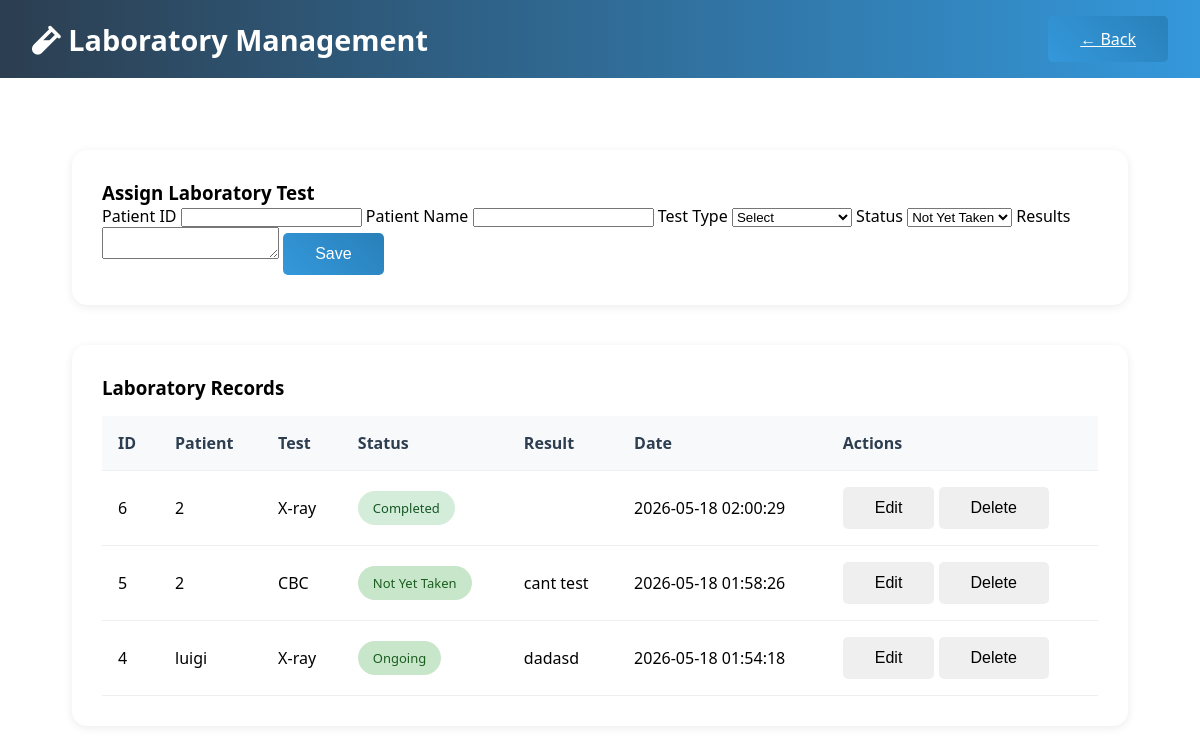
Page /laboratory.php on the earlier database version.
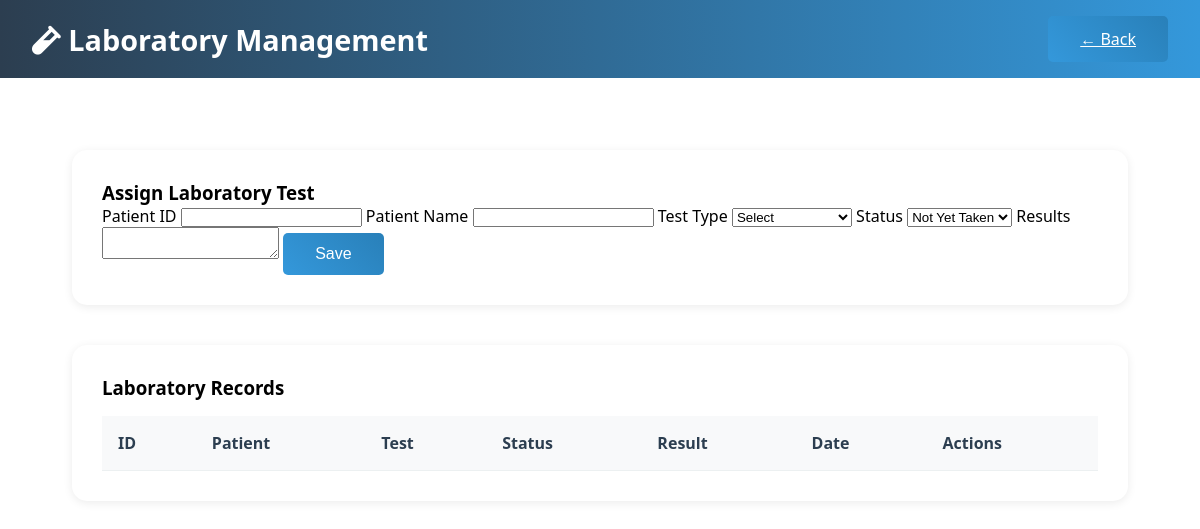
Same page on the later database version.
### tables this page shows
CREATE TABLE `laboratory` (
  `lab_id` int(11) NOT NULL,
  `patient_id` int(11) DEFAULT NULL,
  `laboratory_type` varchar(50) DEFAULT NULL,
  `result` text DEFAULT NULL,
  `status` enum('Not Yet Taken','Ongoing','Completed') DEFAULT 'Not Yet Taken'
);

CREATE TABLE `patients` (
  `patient_id` int(11) NOT NULL,
  `fullname` varchar(100) NOT NULL,
  `age` int(11) DEFAULT NULL,
  `gender` varchar(10) DEFAULT NULL,
  `address` text DEFAULT NULL,
  `contact_number` varchar(20) DEFAULT NULL,
  `date_registered` timestamp NOT NULL DEFAULT current_timestamp()
);

### laboratory.php (the view, shortened to what this page needs)
<?php include 'config.php'; ?>
<!DOCTYPE html>
<html lang="en">
<head>
    <link rel="stylesheet" href="style.css">
    <link href="https://cdnjs.cloudflare.com/ajax/libs/font-awesome/6.0.0/css/all.min.css" rel="stylesheet">
</head>
<body>
<div class="container">
<header>
    <h1><i class="fas fa-vial"></i> Laboratory Management</h1>
    <a href="index.php" class="btn primary">← Back</a>
</header>
<main>
<div class="card">
    <h3>Assign Laboratory Test</h3>
    <form action="lab_process.php" method="POST">
        <label>Patient ID</label>
        <input type="number" name="patient_id" id="patient_id" required>
        <label>Patient Name</label>
        <input type="text" id="patient_name" readonly>
        <label>Test Type</label>
        <select name="laboratory_type" required>
            <option value="">Select</option>
        </select>
        <label>Status</label>
        <select name="status">
            <option>Not Yet Taken</option>
        </select>
        <label>Results</label>
        <textarea name="result"></textarea>
        <button class="btn primary">Save</button>
    </form>
</div>
<div class="card">
<h3>Laboratory Records</h3>
<table class="table">
<thead>
<tr>
    <th>ID</th>
    <th>Patient</th>
    <th>Test</th>
    <th>Status</th>
    <th>Result</th>
    <th>Date</th>
    <th>Actions</th>
</tr>
</thead>
<tbody>
<?php
$stmt = $pdo->query("
    SELECT l.*, p.fullname
    FROM laboratory l
    JOIN patients p ON l.patient_id = p.patient_id
    ORDER BY l.lab_id DESC
");
while ($row = $stmt->fetch()) {
$statusClass = strtolower(str_replace(' ', '-', $row['status']));
$date = $row['created_at'] ?? 'N/A';
?>
<tr>
    <td><?= $row['lab_id'] ?></td>
    <td><?= htmlspecialchars($row['fullname']) ?></td>
    <td><?= htmlspecialchars($row['laboratory_type']) ?></td>
    <td>
        <span class="status <?= $statusClass ?>">
            <?= htmlspecialchars($row['status']) ?>
        </span>
    </td>
    <td><?= htmlspecialchars($row['result']) ?></td>
    <td><?= $date ?></td>
    <td>
        <button class="btn" onclick="editLab(<?= $row['lab_id'] ?>)">Edit</button>
        <button class="btn danger" onclick="deleteLab(<?= $row['lab_id'] ?>)">Delete</button>
    </td>
</tr>
<?php } ?>
</tbody>
</table>
</div>
</main>
</div>
</body>
</html>

Differences in the rows shown:
removed laboratory: lab_id "6", patient.fullname "2", laboratory_type "X-ray", status "Completed", created_at "2026-05-18 02:00:29"
removed laboratory: lab_id "5", patient.fullname "2", laboratory_type "CBC", status "Not Yet Taken", result "cant test", created_at "2026-05-18 01:58:26"
removed laboratory: lab_id "4", patient.fullname "luigi", laboratory_type "X-ray", status "Ongoing", result "dadasd", created_at "2026-05-18 01:54:18"
